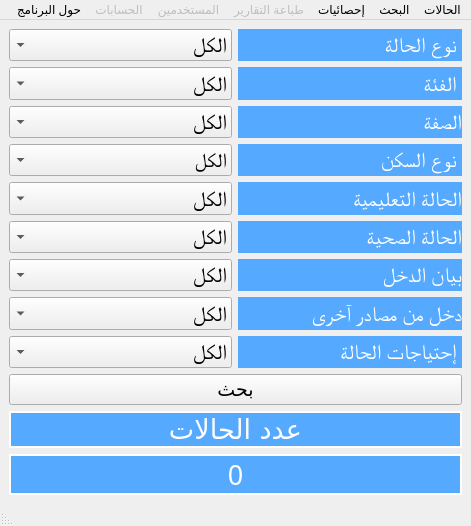
<?xml version="1.0" encoding="UTF-8"?>
<ui version="4.0">
 <class>cases_counter</class>
 <widget class="QMainWindow" name="cases_counter">
  <property name="geometry">
   <rect>
    <x>0</x>
    <y>0</y>
    <width>471</width>
    <height>526</height>
   </rect>
  </property>
  <property name="windowTitle">
   <string>برنامج جمعية مسجد الرحمن لإدارة الحالات - إحصائيات - نسخة تجريبية</string>
  </property>
  <property name="layoutDirection">
   <enum>Qt::RightToLeft</enum>
  </property>
  <property name="styleSheet">
   <string notr="true">
QLabel{
background-color: rgb(85, 170, 255);
	
	color: rgb(255, 255, 255);
}


QPushButton{

    background-color:
        linear-gradient(#f0ff35, #a9ff00),
        radial-gradient(center 50% -40%, radius 200%, #b8ee36 45%, #80c800 50%);
    background-radius: 6, 5;
    background-insets: 0, 1;
    effect: dropshadow( three-pass-box , rgba(0,0,0,0.4) , 5, 0.0 , 0 , 1 );
    text-fill: #395306;

}

QLabel{
background-color: rgb(85, 170, 255);
	
	color: rgb(255, 255, 255);
}</string>
  </property>
  <widget class="QWidget" name="centralwidget">
   <layout class="QGridLayout" name="gridLayout">
    <item row="9" column="0">
     <widget class="QPushButton" name="btn_search_now">
      <property name="font">
       <font>
        <pointsize>14</pointsize>
       </font>
      </property>
      <property name="toolTip">
       <string>يرجي الاختيار من القوائم المنسدلة أعلاه</string>
      </property>
      <property name="text">
       <string>بحث</string>
      </property>
     </widget>
    </item>
    <item row="1" column="0">
     <layout class="QHBoxLayout" name="horizontalLayout_2">
      <item>
       <widget class="QLabel" name="label_3">
        <property name="sizePolicy">
         <sizepolicy hsizetype="Preferred" vsizetype="Expanding">
          <horstretch>0</horstretch>
          <verstretch>0</verstretch>
         </sizepolicy>
        </property>
        <property name="font">
         <font>
          <family>Times New Roman</family>
          <pointsize>16</pointsize>
         </font>
        </property>
        <property name="text">
         <string> الفئة</string>
        </property>
       </widget>
      </item>
      <item>
       <widget class="QComboBox" name="case_class">
        <property name="sizePolicy">
         <sizepolicy hsizetype="Preferred" vsizetype="Expanding">
          <horstretch>0</horstretch>
          <verstretch>0</verstretch>
         </sizepolicy>
        </property>
        <property name="font">
         <font>
          <family>Times New Roman</family>
          <pointsize>16</pointsize>
         </font>
        </property>
        <item>
         <property name="text">
          <string>الكل</string>
         </property>
        </item>
        <item>
         <property name="text">
          <string>أ -  أشد استحقاقا</string>
         </property>
        </item>
        <item>
         <property name="text">
          <string>ب - متوسطة الاستحقاق</string>
         </property>
        </item>
        <item>
         <property name="text">
          <string>ج - حالات موسمية</string>
         </property>
        </item>
        <item>
         <property name="text">
          <string>د - حالات مرفوضة</string>
         </property>
        </item>
       </widget>
      </item>
     </layout>
    </item>
    <item row="0" column="0">
     <layout class="QHBoxLayout" name="horizontalLayout">
      <item>
       <widget class="QLabel" name="label_2">
        <property name="sizePolicy">
         <sizepolicy hsizetype="Preferred" vsizetype="Expanding">
          <horstretch>0</horstretch>
          <verstretch>0</verstretch>
         </sizepolicy>
        </property>
        <property name="font">
         <font>
          <family>Times New Roman</family>
          <pointsize>16</pointsize>
         </font>
        </property>
        <property name="text">
         <string> نوع الحالة</string>
        </property>
        <property name="buddy">
         <cstring>type_of_case</cstring>
        </property>
       </widget>
      </item>
      <item>
       <widget class="QComboBox" name="type_of_case">
        <property name="sizePolicy">
         <sizepolicy hsizetype="Preferred" vsizetype="Expanding">
          <horstretch>0</horstretch>
          <verstretch>0</verstretch>
         </sizepolicy>
        </property>
        <property name="font">
         <font>
          <family>Times New Roman</family>
          <pointsize>16</pointsize>
         </font>
        </property>
        <item>
         <property name="text">
          <string>الكل</string>
         </property>
        </item>
        <item>
         <property name="text">
          <string>مرضي</string>
         </property>
        </item>
        <item>
         <property name="text">
          <string>أرملة</string>
         </property>
        </item>
        <item>
         <property name="text">
          <string>أيتام</string>
         </property>
        </item>
        <item>
         <property name="text">
          <string>مطلقة</string>
         </property>
        </item>
        <item>
         <property name="text">
          <string>هجر</string>
         </property>
        </item>
        <item>
         <property name="text">
          <string>اقتصادية</string>
         </property>
        </item>
        <item>
         <property name="text">
          <string>مسن</string>
         </property>
        </item>
        <item>
         <property name="text">
          <string>إعاقة</string>
         </property>
        </item>
       </widget>
      </item>
     </layout>
    </item>
    <item row="2" column="0">
     <layout class="QHBoxLayout" name="horizontalLayout_4">
      <item>
       <widget class="QLabel" name="label_16">
        <property name="sizePolicy">
         <sizepolicy hsizetype="Preferred" vsizetype="Expanding">
          <horstretch>0</horstretch>
          <verstretch>0</verstretch>
         </sizepolicy>
        </property>
        <property name="font">
         <font>
          <family>Times New Roman</family>
          <pointsize>16</pointsize>
         </font>
        </property>
        <property name="styleSheet">
         <string notr="true"/>
        </property>
        <property name="text">
         <string>الصفة</string>
        </property>
       </widget>
      </item>
      <item>
       <widget class="QComboBox" name="parent_or_son">
        <property name="sizePolicy">
         <sizepolicy hsizetype="Preferred" vsizetype="Expanding">
          <horstretch>0</horstretch>
          <verstretch>0</verstretch>
         </sizepolicy>
        </property>
        <property name="font">
         <font>
          <family>Times New Roman</family>
          <pointsize>16</pointsize>
         </font>
        </property>
        <item>
         <property name="text">
          <string>الكل</string>
         </property>
        </item>
        <item>
         <property name="text">
          <string>أب</string>
         </property>
        </item>
        <item>
         <property name="text">
          <string>أم</string>
         </property>
        </item>
        <item>
         <property name="text">
          <string>ابن</string>
         </property>
        </item>
        <item>
         <property name="text">
          <string>ابنة</string>
         </property>
        </item>
        <item>
         <property name="text">
          <string>جد / جدة</string>
         </property>
        </item>
        <item>
         <property name="text">
          <string>عم / عمة</string>
         </property>
        </item>
        <item>
         <property name="text">
          <string>خال / خالة</string>
         </property>
        </item>
        <item>
         <property name="text">
          <string>حالة منفردة</string>
         </property>
        </item>
       </widget>
      </item>
     </layout>
    </item>
    <item row="3" column="0">
     <layout class="QHBoxLayout" name="horizontalLayout_5">
      <item>
       <widget class="QLabel" name="label_19">
        <property name="sizePolicy">
         <sizepolicy hsizetype="Preferred" vsizetype="Expanding">
          <horstretch>0</horstretch>
          <verstretch>0</verstretch>
         </sizepolicy>
        </property>
        <property name="font">
         <font>
          <family>Times New Roman</family>
          <pointsize>16</pointsize>
         </font>
        </property>
        <property name="text">
         <string> نوع السكن</string>
        </property>
       </widget>
      </item>
      <item>
       <widget class="QComboBox" name="home_type">
        <property name="sizePolicy">
         <sizepolicy hsizetype="Preferred" vsizetype="Expanding">
          <horstretch>0</horstretch>
          <verstretch>0</verstretch>
         </sizepolicy>
        </property>
        <property name="font">
         <font>
          <family>Times New Roman</family>
          <pointsize>15</pointsize>
         </font>
        </property>
        <item>
         <property name="text">
          <string>الكل</string>
         </property>
        </item>
        <item>
         <property name="text">
          <string>إيجار</string>
         </property>
        </item>
        <item>
         <property name="text">
          <string>ملك</string>
         </property>
        </item>
        <item>
         <property name="text">
          <string>عائلة</string>
         </property>
        </item>
       </widget>
      </item>
     </layout>
    </item>
    <item row="5" column="0">
     <layout class="QHBoxLayout" name="horizontalLayout_7">
      <item>
       <widget class="QLabel" name="label_23">
        <property name="sizePolicy">
         <sizepolicy hsizetype="Preferred" vsizetype="Expanding">
          <horstretch>0</horstretch>
          <verstretch>0</verstretch>
         </sizepolicy>
        </property>
        <property name="font">
         <font>
          <family>Times New Roman</family>
          <pointsize>16</pointsize>
         </font>
        </property>
        <property name="text">
         <string>الحالة الصحية</string>
        </property>
       </widget>
      </item>
      <item>
       <widget class="QComboBox" name="health_status">
        <property name="sizePolicy">
         <sizepolicy hsizetype="Preferred" vsizetype="Expanding">
          <horstretch>0</horstretch>
          <verstretch>0</verstretch>
         </sizepolicy>
        </property>
        <property name="font">
         <font>
          <family>Times New Roman</family>
          <pointsize>16</pointsize>
         </font>
        </property>
        <item>
         <property name="text">
          <string>الكل</string>
         </property>
        </item>
        <item>
         <property name="text">
          <string>جيد</string>
         </property>
        </item>
        <item>
         <property name="text">
          <string>متوسط</string>
         </property>
        </item>
        <item>
         <property name="text">
          <string>مريض</string>
         </property>
        </item>
        <item>
         <property name="text">
          <string>مرض مزمن</string>
         </property>
        </item>
       </widget>
      </item>
     </layout>
    </item>
    <item row="6" column="0">
     <layout class="QHBoxLayout" name="horizontalLayout_8">
      <item>
       <widget class="QLabel" name="label_10">
        <property name="sizePolicy">
         <sizepolicy hsizetype="Preferred" vsizetype="Expanding">
          <horstretch>0</horstretch>
          <verstretch>0</verstretch>
         </sizepolicy>
        </property>
        <property name="font">
         <font>
          <family>Times New Roman</family>
          <pointsize>16</pointsize>
         </font>
        </property>
        <property name="text">
         <string>بيان الدخل</string>
        </property>
       </widget>
      </item>
      <item>
       <widget class="QComboBox" name="income_statement">
        <property name="sizePolicy">
         <sizepolicy hsizetype="Preferred" vsizetype="Expanding">
          <horstretch>0</horstretch>
          <verstretch>0</verstretch>
         </sizepolicy>
        </property>
        <property name="font">
         <font>
          <family>Times New Roman</family>
          <pointsize>16</pointsize>
         </font>
        </property>
        <item>
         <property name="text">
          <string>الكل</string>
         </property>
        </item>
        <item>
         <property name="text">
          <string>لا يوجد</string>
         </property>
        </item>
        <item>
         <property name="text">
          <string>حر</string>
         </property>
        </item>
        <item>
         <property name="text">
          <string>حكومي</string>
         </property>
        </item>
        <item>
         <property name="text">
          <string>معاش ضمان إجتماعي</string>
         </property>
        </item>
        <item>
         <property name="text">
          <string>معاش تأمينات</string>
         </property>
        </item>
       </widget>
      </item>
     </layout>
    </item>
    <item row="4" column="0">
     <layout class="QHBoxLayout" name="horizontalLayout_6">
      <item>
       <widget class="QLabel" name="label_8">
        <property name="sizePolicy">
         <sizepolicy hsizetype="Preferred" vsizetype="Expanding">
          <horstretch>0</horstretch>
          <verstretch>0</verstretch>
         </sizepolicy>
        </property>
        <property name="font">
         <font>
          <family>Times New Roman</family>
          <pointsize>16</pointsize>
         </font>
        </property>
        <property name="text">
         <string>الحالة التعليمية</string>
        </property>
       </widget>
      </item>
      <item>
       <widget class="QComboBox" name="learn_status">
        <property name="sizePolicy">
         <sizepolicy hsizetype="Preferred" vsizetype="Expanding">
          <horstretch>0</horstretch>
          <verstretch>0</verstretch>
         </sizepolicy>
        </property>
        <property name="font">
         <font>
          <family>Times New Roman</family>
          <pointsize>16</pointsize>
         </font>
        </property>
        <item>
         <property name="text">
          <string>الكل</string>
         </property>
        </item>
        <item>
         <property name="text">
          <string>لا يوجد</string>
         </property>
        </item>
        <item>
         <property name="text">
          <string>محو أمية</string>
         </property>
        </item>
        <item>
         <property name="text">
          <string>حضانة</string>
         </property>
        </item>
        <item>
         <property name="text">
          <string>ابتدائي</string>
         </property>
        </item>
        <item>
         <property name="text">
          <string>اعدادى</string>
         </property>
        </item>
        <item>
         <property name="text">
          <string>ثانوي عام</string>
         </property>
        </item>
        <item>
         <property name="text">
          <string>ثانوي تجارى</string>
         </property>
        </item>
        <item>
         <property name="text">
          <string>ثانوي زراعي</string>
         </property>
        </item>
        <item>
         <property name="text">
          <string>ثانوي صناعي</string>
         </property>
        </item>
        <item>
         <property name="text">
          <string>جامعة</string>
         </property>
        </item>
        <item>
         <property name="text">
          <string>معهد</string>
         </property>
        </item>
       </widget>
      </item>
     </layout>
    </item>
    <item row="7" column="0">
     <layout class="QHBoxLayout" name="horizontalLayout_9">
      <item>
       <widget class="QLabel" name="label_12">
        <property name="sizePolicy">
         <sizepolicy hsizetype="Preferred" vsizetype="Expanding">
          <horstretch>0</horstretch>
          <verstretch>0</verstretch>
         </sizepolicy>
        </property>
        <property name="font">
         <font>
          <family>Times New Roman</family>
          <pointsize>16</pointsize>
         </font>
        </property>
        <property name="text">
         <string>دخل من مصادر آخرى     </string>
        </property>
       </widget>
      </item>
      <item>
       <widget class="QComboBox" name="other_income">
        <property name="sizePolicy">
         <sizepolicy hsizetype="Preferred" vsizetype="Expanding">
          <horstretch>0</horstretch>
          <verstretch>0</verstretch>
         </sizepolicy>
        </property>
        <property name="font">
         <font>
          <family>Times New Roman</family>
          <pointsize>16</pointsize>
         </font>
        </property>
        <item>
         <property name="text">
          <string>الكل</string>
         </property>
        </item>
        <item>
         <property name="text">
          <string>لا يوجد</string>
         </property>
        </item>
        <item>
         <property name="text">
          <string>كفالة كاملة</string>
         </property>
        </item>
        <item>
         <property name="text">
          <string>موسمية</string>
         </property>
        </item>
        <item>
         <property name="text">
          <string>علاج</string>
         </property>
        </item>
        <item>
         <property name="text">
          <string>مشروع لزيادة الدخل</string>
         </property>
        </item>
        <item>
         <property name="text">
          <string>أقارب</string>
         </property>
        </item>
        <item>
         <property name="text">
          <string>آخرى</string>
         </property>
        </item>
       </widget>
      </item>
     </layout>
    </item>
    <item row="8" column="0">
     <layout class="QHBoxLayout" name="horizontalLayout_10">
      <item>
       <widget class="QLabel" name="label_21">
        <property name="sizePolicy">
         <sizepolicy hsizetype="Preferred" vsizetype="Expanding">
          <horstretch>0</horstretch>
          <verstretch>0</verstretch>
         </sizepolicy>
        </property>
        <property name="font">
         <font>
          <family>Times New Roman</family>
          <pointsize>16</pointsize>
         </font>
        </property>
        <property name="text">
         <string> إحتياجات الحالة   </string>
        </property>
       </widget>
      </item>
      <item>
       <widget class="QComboBox" name="case_needs">
        <property name="sizePolicy">
         <sizepolicy hsizetype="Preferred" vsizetype="Expanding">
          <horstretch>0</horstretch>
          <verstretch>0</verstretch>
         </sizepolicy>
        </property>
        <property name="font">
         <font>
          <family>Times New Roman</family>
          <pointsize>16</pointsize>
         </font>
        </property>
        <item>
         <property name="text">
          <string>الكل</string>
         </property>
        </item>
        <item>
         <property name="text">
          <string>مساعدات مالية شهرية</string>
         </property>
        </item>
        <item>
         <property name="text">
          <string>مساعدات موسمية</string>
         </property>
        </item>
        <item>
         <property name="text">
          <string>ادخال مرافق</string>
         </property>
        </item>
        <item>
         <property name="text">
          <string>أثاث</string>
         </property>
        </item>
        <item>
         <property name="text">
          <string>متابعة تعليم أولاد</string>
         </property>
        </item>
        <item>
         <property name="text">
          <string>حل مشاكل أسرية</string>
         </property>
        </item>
        <item>
         <property name="text">
          <string>مشروع لزيادة الدخل</string>
         </property>
        </item>
        <item>
         <property name="text">
          <string>طبية وعلاج</string>
         </property>
        </item>
        <item>
         <property name="text">
          <string>آخرى</string>
         </property>
        </item>
       </widget>
      </item>
     </layout>
    </item>
    <item row="11" column="0">
     <widget class="QLabel" name="label">
      <property name="font">
       <font>
        <family>Arial Unicode MS</family>
        <pointsize>20</pointsize>
       </font>
      </property>
      <property name="frameShape">
       <enum>QFrame::WinPanel</enum>
      </property>
      <property name="lineWidth">
       <number>1</number>
      </property>
      <property name="midLineWidth">
       <number>1</number>
      </property>
      <property name="text">
       <string>عدد الحالات</string>
      </property>
      <property name="alignment">
       <set>Qt::AlignCenter</set>
      </property>
      <property name="wordWrap">
       <bool>false</bool>
      </property>
     </widget>
    </item>
    <item row="12" column="0">
     <widget class="QLabel" name="lbl_show_result">
      <property name="font">
       <font>
        <family>Arial Unicode MS</family>
        <pointsize>20</pointsize>
       </font>
      </property>
      <property name="frameShape">
       <enum>QFrame::WinPanel</enum>
      </property>
      <property name="lineWidth">
       <number>1</number>
      </property>
      <property name="midLineWidth">
       <number>1</number>
      </property>
      <property name="text">
       <string>0</string>
      </property>
      <property name="alignment">
       <set>Qt::AlignCenter</set>
      </property>
      <property name="wordWrap">
       <bool>false</bool>
      </property>
     </widget>
    </item>
   </layout>
  </widget>
  <widget class="QMenuBar" name="menubar">
   <property name="geometry">
    <rect>
     <x>0</x>
     <y>0</y>
     <width>471</width>
     <height>21</height>
    </rect>
   </property>
   <widget class="QMenu" name="mn_cases">
    <property name="title">
     <string>الحالات</string>
    </property>
    <addaction name="mn_view_cases"/>
    <addaction name="separator"/>
    <addaction name="mn_input_cases"/>
    <addaction name="separator"/>
    <addaction name="mn_update_case"/>
   </widget>
   <widget class="QMenu" name="mn_search">
    <property name="title">
     <string>البحث</string>
    </property>
    <widget class="QMenu" name="mn_search_adv">
     <property name="title">
      <string>بحث متقدم</string>
     </property>
     <addaction name="mn_search_code"/>
     <addaction name="mn_search_name"/>
     <addaction name="mn_search_age"/>
     <addaction name="mn_search_natid"/>
     <addaction name="mn_search_salary"/>
     <addaction name="mn_search_jop"/>
     <addaction name="mn_search_count_f"/>
     <addaction name="mn_search_phone"/>
    </widget>
    <addaction name="mn_search_cmb"/>
    <addaction name="separator"/>
    <addaction name="mn_search_adv"/>
   </widget>
   <widget class="QMenu" name="mn_print">
    <property name="enabled">
     <bool>false</bool>
    </property>
    <property name="title">
     <string>طباعة التقارير</string>
    </property>
    <addaction name="action_15"/>
    <addaction name="action_16"/>
    <addaction name="action_17"/>
   </widget>
   <widget class="QMenu" name="mn_users">
    <property name="enabled">
     <bool>false</bool>
    </property>
    <property name="title">
     <string>المستخدمين</string>
    </property>
    <addaction name="action_18"/>
    <addaction name="action_19"/>
    <addaction name="action_20"/>
   </widget>
   <widget class="QMenu" name="mn_about">
    <property name="title">
     <string>حول البرنامج</string>
    </property>
    <addaction name="mn_explain"/>
    <addaction name="mn_contact"/>
   </widget>
   <widget class="QMenu" name="mn_accounting">
    <property name="enabled">
     <bool>false</bool>
    </property>
    <property name="title">
     <string>الحسابات</string>
    </property>
    <addaction name="action_1"/>
    <addaction name="action_2"/>
    <addaction name="action_3"/>
   </widget>
   <widget class="QMenu" name="mn_statistics">
    <property name="title">
     <string>إحصائيات</string>
    </property>
    <addaction name="mn_cases_counter"/>
   </widget>
   <addaction name="mn_cases"/>
   <addaction name="mn_search"/>
   <addaction name="mn_statistics"/>
   <addaction name="mn_print"/>
   <addaction name="mn_users"/>
   <addaction name="mn_accounting"/>
   <addaction name="mn_about"/>
  </widget>
  <widget class="QStatusBar" name="statusbar"/>
  <action name="mn_view_cases">
   <property name="text">
    <string>عرض الحالات</string>
   </property>
  </action>
  <action name="mn_input_cases">
   <property name="text">
    <string>ادخال بيانات</string>
   </property>
  </action>
  <action name="mn_update_case">
   <property name="text">
    <string>تحديث بيانات</string>
   </property>
  </action>
  <action name="mn_search_cmb">
   <property name="text">
    <string>بحث بالقوائم المنسدلة</string>
   </property>
  </action>
  <action name="mn_search_name">
   <property name="text">
    <string>بالاسم</string>
   </property>
  </action>
  <action name="mn_search_age">
   <property name="text">
    <string>بالسن</string>
   </property>
  </action>
  <action name="mn_search_natid">
   <property name="text">
    <string>الرقم القومي</string>
   </property>
  </action>
  <action name="mn_search_salary">
   <property name="text">
    <string>مبلغ الدخل</string>
   </property>
  </action>
  <action name="mn_search_jop">
   <property name="text">
    <string>الوظيفة</string>
   </property>
  </action>
  <action name="mn_search_count_f">
   <property name="text">
    <string>عدد أفراد الحالة</string>
   </property>
  </action>
  <action name="mn_search_phone">
   <property name="text">
    <string>رقم التليفون</string>
   </property>
  </action>
  <action name="action_15">
   <property name="text">
    <string>تجريبي 1</string>
   </property>
  </action>
  <action name="action_16">
   <property name="text">
    <string>تجريبي 2</string>
   </property>
  </action>
  <action name="action_17">
   <property name="text">
    <string>تجريبي 3</string>
   </property>
  </action>
  <action name="action_18">
   <property name="text">
    <string>تجريبي 1</string>
   </property>
  </action>
  <action name="action_19">
   <property name="text">
    <string>تجريبي 2</string>
   </property>
  </action>
  <action name="action_20">
   <property name="text">
    <string>تجريبي 3</string>
   </property>
  </action>
  <action name="mn_explain">
   <property name="text">
    <string>كيفية الاستخدام</string>
   </property>
  </action>
  <action name="mn_contact">
   <property name="text">
    <string>الاتصال بمطور البرنامج</string>
   </property>
  </action>
  <action name="action_1">
   <property name="enabled">
    <bool>true</bool>
   </property>
   <property name="text">
    <string>تجريبي 1</string>
   </property>
  </action>
  <action name="action_2">
   <property name="text">
    <string>تجريبي 2</string>
   </property>
  </action>
  <action name="action_3">
   <property name="text">
    <string>تجريبي 3</string>
   </property>
  </action>
  <action name="mn_search_code">
   <property name="text">
    <string>بالكود</string>
   </property>
  </action>
  <action name="mn_cases_counter">
   <property name="text">
    <string>عدد الحالات</string>
   </property>
  </action>
 </widget>
 <tabstops>
  <tabstop>type_of_case</tabstop>
  <tabstop>case_class</tabstop>
  <tabstop>parent_or_son</tabstop>
  <tabstop>home_type</tabstop>
  <tabstop>learn_status</tabstop>
  <tabstop>health_status</tabstop>
  <tabstop>income_statement</tabstop>
  <tabstop>other_income</tabstop>
  <tabstop>case_needs</tabstop>
  <tabstop>btn_search_now</tabstop>
 </tabstops>
 <resources/>
 <connections/>
</ui>
